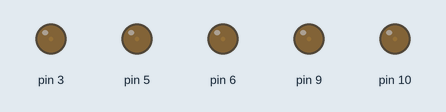
Recording of a sketch running on a simulated Arduino Uno, built with avr-gcc and run on an emulated ATmega328P. Parts: output pins drawn as LEDs (lit = HIGH).

Above: at 0.05 s.
At 1.15 s:
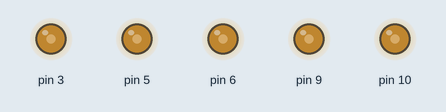
At 2.3 s:
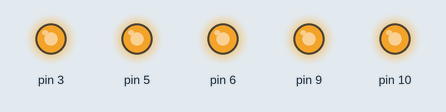
At 3.45 s:
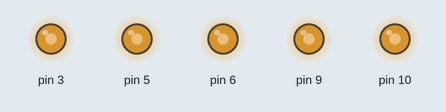
At 4.6 s:
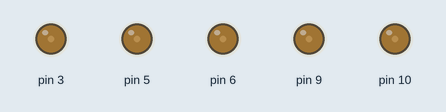
Timing chart, 0 to 6.7 s (numbered marks = the images above):
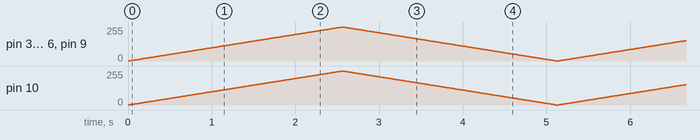

The sketch:

sketch_pract6.ino
```cpp
void setup() {
  // put your setup code here, to run once:
  pinMode(3,OUTPUT);
  pinMode(5,OUTPUT);
  pinMode(6,OUTPUT);
  pinMode(9,OUTPUT);
  pinMode(10,OUTPUT);

}

void loop() {
  // put your main code here, to run repeatedly:
  for(int i=0; i<255; i++){
 analogWrite(10,abs(i));
 analogWrite(9,abs(i));
 analogWrite(6,abs(i));
 analogWrite(5,abs(i));
 analogWrite(3,abs(i));
 delay(10);

  }
 for(int i=255; i>=0; i--){
 analogWrite(10,abs(i));
 analogWrite(9,abs(i));
 analogWrite(6,abs(i));
 analogWrite(5,abs(i));
 analogWrite(3,abs(i));
 delay(10);
}
}
```
